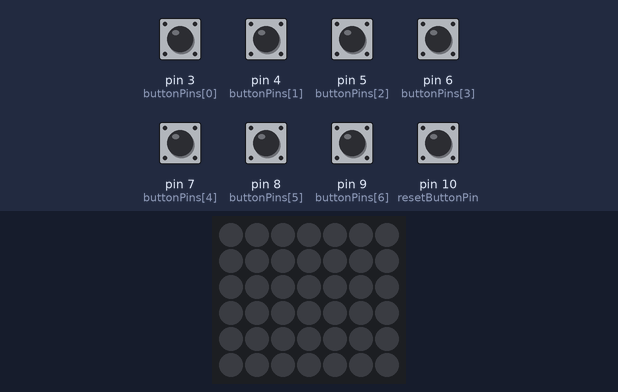
A sketch run on a simulated Arduino Uno, built with avr-gcc and run on an emulated ATmega328P. Shown: 7×6 RGB LED matrix (first LED top left, wired row by row). The test bench sets the inputs (shaded band); at power-on: pin 3 (buttonPins[0]), pin 4 (buttonPins[1]), pin 5 (buttonPins[2]), pin 6 (buttonPins[3]), pin 7 (buttonPins[4]), pin 8 (buttonPins[5]), pin 9 (buttonPins[6]), pin 10 (resetButtonPin) LOW.

Above: at 1.2 s.
1.3 s: pin 3 (buttonPins[0]) pulled HIGH for 0.15 s
3.2 s: pin 4 (buttonPins[1]) pulled HIGH for 1 s
At 5.4 s:
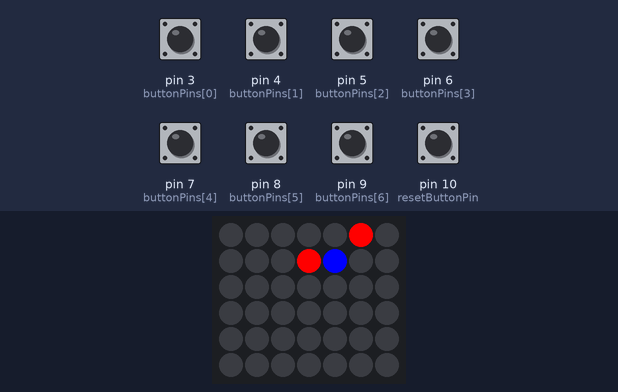
5.7 s: pin 5 (buttonPins[2]) pulled HIGH for 0.15 s
7.3 s: pin 6 (buttonPins[3]) pulled HIGH for 0.15 s
At 8.6 s:
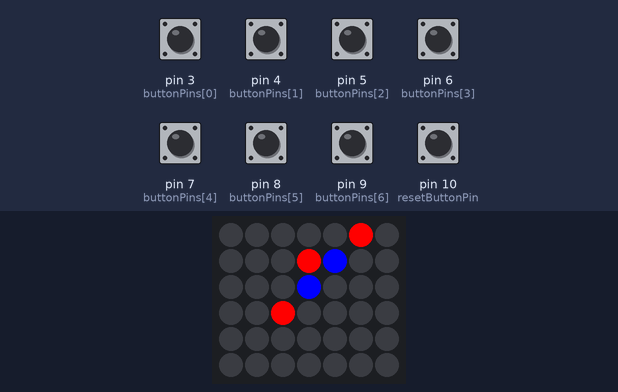
8.9 s: pin 7 (buttonPins[4]) pulled HIGH for 0.15 s
10.5 s: pin 8 (buttonPins[5]) pulled HIGH for 0.15 s
At 12.3 s:
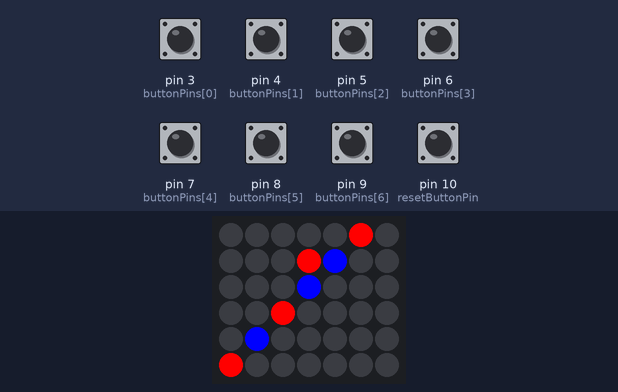
Timing chart, 0 to 13.1 s (numbered marks = the images above; inputs shaded):
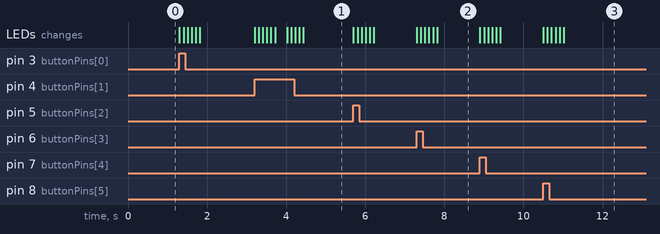

The sketch:

connect4.ino
```cpp
#include <Adafruit_NeoPixel.h>

#define LED_PIN 2
#define NUM_LEDS 42  // 7 columns x 6 rows
#define COLUMNS 7
#define ROWS 6

Adafruit_NeoPixel strip = Adafruit_NeoPixel(NUM_LEDS, LED_PIN, NEO_GRB + NEO_KHZ800);

// Button pins
const int buttonPins[COLUMNS] = {3, 4, 5, 6, 7, 8, 9};
const int resetButtonPin = 10;

// Board state
int board[COLUMNS][ROWS];
bool playerTurn = true;  // true = player 1 (red), false = player 2 (yellow)

// Colors
uint32_t red = strip.Color(255, 0, 0);
uint32_t yellow = strip.Color(0, 0, 255);
uint32_t empty = strip.Color(0, 0, 0);

void setup() {
  strip.begin();
  strip.show();  // Initialize all pixels to 'off'

  // Initialize buttons
  for (int i = 0; i < COLUMNS; i++) {
    pinMode(buttonPins[i], INPUT);
  }
  pinMode(resetButtonPin, INPUT);

  resetBoard();
}

void loop() {
  // Check if any column button is pressed
  for (int i = 0; i < COLUMNS; i++) {
    if (digitalRead(buttonPins[i]) == HIGH) {
      dropBall(i);
      delay(200);  // Debounce delay
    }
  }

  // Check if reset button is pressed
  if (digitalRead(resetButtonPin) == HIGH) {
    resetBoard();
    delay(200);  // Debounce delay
  }
}

void dropBall(int column) {
  for (int row = ROWS - 1; row >= 0; row--) {
    if (board[column][row] == 0) {
      board[column][row] = playerTurn ? 1 : 2;
      animateDrop(column, row);
      if (checkWin(column, row)) {
        winAnimation();
        delay(3000);  // Wait a bit before resetting
        resetBoard();
      } else {
        playerTurn = !playerTurn;
      }
      return;
    }
  }
}

void animateDrop(int column, int row) {
  for (int r = 0; r <= row; r++) {
    strip.setPixelColor(getPixelIndex(column, r), playerTurn ? red : yellow);
    strip.show();
    delay(100);  // Adjust for desired drop speed
    if (r < row) {
      strip.setPixelColor(getPixelIndex(column, r), empty);
      strip.show();
    }
  }
}

// Update this function to calculate pixel index based on column-by-column arrangement
int getPixelIndex(int column, int row) {
  return row + (column * ROWS);
}

void resetBoard() {
  for (int i = 0; i < NUM_LEDS; i++) {
    strip.setPixelColor(i, empty);
  }
  strip.show();

  for (int c = 0; c < COLUMNS; c++) {
    for (int r = 0; r < ROWS; r++) {
      board[c][r] = 0;
    }
  }

  playerTurn = true;
}

bool checkWin(int column, int row) {
  int color = board[column][row];
  return checkDirection(column, row, 1, 0, color) + checkDirection(column, row, -1, 0, color) > 2 ||
         checkDirection(column, row, 0, 1, color) + checkDirection(column, row, 0, -1, color) > 2 ||
         checkDirection(column, row, 1, 1, color) + checkDirection(column, row, -1, -1, color) > 2 ||
         checkDirection(column, row, 1, -1, color) + checkDirection(column, row, -1, 1, color) > 2;
}

int checkDirection(int column, int row, int dColumn, int dRow, int color) {
  int count = 0;
  for (int i = 1; i < 4; i++) {
    int c = column + i * dColumn;
    int r = row + i * dRow;
    if (c >= 0 && c < COLUMNS && r >= 0 && r < ROWS && board[c][r] == color) {
      count++;
    } else {
      break;
    }
  }
  return count;
}

void winAnimation() {
  uint32_t color = playerTurn ? red : yellow;
  for (int i = 0; i < 5; i++) {
    for (int j = 0; j < NUM_LEDS; j++) {
      strip.setPixelColor(j, color);
    }
    strip.show();
    delay(200);
    for (int j = 0; j < NUM_LEDS; j++) {
      strip.setPixelColor(j, empty);
    }
    strip.show();
    delay(200);
  }
}
```

Measured:
- after the input at 3.2 s, the LEDs: first change at once (image 1 shows a later state)
- after the input at 7.3 s, the LEDs: first change at once (image 2 shows a later state)
- after the input at 10.5 s, the LEDs: first change at once (image 3 shows a later state)
